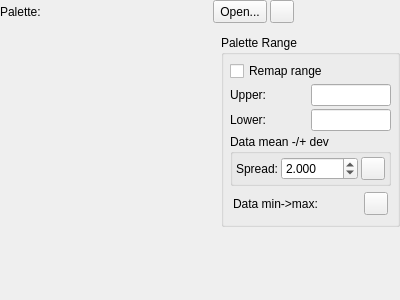
<?xml version="1.0" encoding="UTF-8"?>
<ui version="4.0">
 <class>RemappedColourPaletteWidget</class>
 <widget class="QWidget" name="RemappedColourPaletteWidget">
  <property name="geometry">
   <rect>
    <x>0</x>
    <y>0</y>
    <width>400</width>
    <height>300</height>
   </rect>
  </property>
  <property name="windowTitle">
   <string>Form</string>
  </property>
  <layout class="QVBoxLayout" name="verticalLayout">
   <property name="spacing">
    <number>0</number>
   </property>
   <property name="margin">
    <number>0</number>
   </property>
   <item>
    <widget class="QWidget" name="palette_widget" native="true">
     <property name="sizePolicy">
      <sizepolicy hsizetype="Expanding" vsizetype="Preferred">
       <horstretch>0</horstretch>
       <verstretch>0</verstretch>
      </sizepolicy>
     </property>
     <layout class="QHBoxLayout" name="horizontalLayout_28">
      <property name="spacing">
       <number>3</number>
      </property>
      <property name="leftMargin">
       <number>0</number>
      </property>
      <property name="topMargin">
       <number>0</number>
      </property>
      <property name="rightMargin">
       <number>0</number>
      </property>
      <property name="bottomMargin">
       <number>6</number>
      </property>
      <item>
       <widget class="QLabel" name="palette_label">
        <property name="text">
         <string>Palette:</string>
        </property>
       </widget>
      </item>
      <item>
       <widget class="QWidget" name="palette_name_placeholder_widget" native="true"/>
      </item>
      <item>
       <widget class="QToolButton" name="select_palette_filename_button">
        <property name="sizePolicy">
         <sizepolicy hsizetype="Fixed" vsizetype="Preferred">
          <horstretch>0</horstretch>
          <verstretch>0</verstretch>
         </sizepolicy>
        </property>
        <property name="toolTip">
         <string>Choose CPT File</string>
        </property>
        <property name="text">
         <string>Open...</string>
        </property>
       </widget>
      </item>
      <item>
       <widget class="QToolButton" name="use_default_palette_button">
        <property name="sizePolicy">
         <sizepolicy hsizetype="Fixed" vsizetype="Preferred">
          <horstretch>0</horstretch>
          <verstretch>0</verstretch>
         </sizepolicy>
        </property>
        <property name="toolTip">
         <string>Use Default Palette</string>
        </property>
        <property name="text">
         <string/>
        </property>
        <property name="icon">
         <iconset resource="../qt-resources/qt_widgets.qrc">
          <normaloff>:/tango_undo_16.png</normaloff>:/tango_undo_16.png</iconset>
        </property>
       </widget>
      </item>
      <item>
       <widget class="QWidget" name="extra_placeholder_widget" native="true"/>
      </item>
     </layout>
    </widget>
   </item>
   <item>
    <widget class="QWidget" name="choose_builtin_palette_placeholder_widget" native="true"/>
   </item>
   <item>
    <layout class="QHBoxLayout" name="horizontalLayout">
     <property name="spacing">
      <number>3</number>
     </property>
     <property name="topMargin">
      <number>6</number>
     </property>
     <item>
      <widget class="QWidget" name="colour_scale_placeholder_widget" native="true">
       <property name="sizePolicy">
        <sizepolicy hsizetype="Expanding" vsizetype="Expanding">
         <horstretch>0</horstretch>
         <verstretch>0</verstretch>
        </sizepolicy>
       </property>
      </widget>
     </item>
     <item>
      <layout class="QVBoxLayout" name="verticalLayout_2">
       <property name="spacing">
        <number>3</number>
       </property>
       <item>
        <widget class="QGroupBox" name="range_mapping_group_box">
         <property name="title">
          <string>Palette Range</string>
         </property>
         <layout class="QVBoxLayout" name="verticalLayout_17">
          <property name="spacing">
           <number>3</number>
          </property>
          <property name="margin">
           <number>6</number>
          </property>
          <item>
           <widget class="QCheckBox" name="range_check_box">
            <property name="text">
             <string>Remap range</string>
            </property>
           </widget>
          </item>
          <item>
           <widget class="QWidget" name="range_widget" native="true">
            <layout class="QVBoxLayout" name="verticalLayout_6">
             <property name="spacing">
              <number>3</number>
             </property>
             <property name="margin">
              <number>0</number>
             </property>
             <item>
              <widget class="QWidget" name="max_widget" native="true">
               <layout class="QHBoxLayout" name="scalar_range_max_layout_2">
                <property name="spacing">
                 <number>3</number>
                </property>
                <property name="margin">
                 <number>0</number>
                </property>
                <item>
                 <widget class="QLabel" name="max_label">
                  <property name="text">
                   <string>Upper:</string>
                  </property>
                 </widget>
                </item>
                <item>
                 <widget class="QLineEdit" name="max_line_edit">
                  <property name="sizePolicy">
                   <sizepolicy hsizetype="Fixed" vsizetype="Fixed">
                    <horstretch>0</horstretch>
                    <verstretch>0</verstretch>
                   </sizepolicy>
                  </property>
                  <property name="maximumSize">
                   <size>
                    <width>80</width>
                    <height>16777215</height>
                   </size>
                  </property>
                 </widget>
                </item>
               </layout>
              </widget>
             </item>
             <item>
              <widget class="QWidget" name="min_widget" native="true">
               <layout class="QHBoxLayout" name="scalar_range_min_layout_2">
                <property name="spacing">
                 <number>3</number>
                </property>
                <property name="margin">
                 <number>0</number>
                </property>
                <item>
                 <widget class="QLabel" name="min_label">
                  <property name="text">
                   <string>Lower:</string>
                  </property>
                 </widget>
                </item>
                <item>
                 <widget class="QLineEdit" name="min_line_edit">
                  <property name="sizePolicy">
                   <sizepolicy hsizetype="Fixed" vsizetype="Fixed">
                    <horstretch>0</horstretch>
                    <verstretch>0</verstretch>
                   </sizepolicy>
                  </property>
                  <property name="maximumSize">
                   <size>
                    <width>80</width>
                    <height>16777215</height>
                   </size>
                  </property>
                 </widget>
                </item>
               </layout>
              </widget>
             </item>
             <item>
              <widget class="QGroupBox" name="range_restore_mean_deviation_group_box">
               <property name="title">
                <string>Data mean -/+ dev</string>
               </property>
               <layout class="QVBoxLayout" name="verticalLayout_18">
                <property name="spacing">
                 <number>3</number>
                </property>
                <property name="margin">
                 <number>3</number>
                </property>
                <item>
                 <layout class="QHBoxLayout" name="horizontalLayout2">
                  <property name="spacing">
                   <number>3</number>
                  </property>
                  <item>
                   <widget class="QLabel" name="range_restore_mean_deviation_label">
                    <property name="text">
                     <string>Spread:</string>
                    </property>
                   </widget>
                  </item>
                  <item>
                   <widget class="QDoubleSpinBox" name="range_restore_mean_deviation_spin_box">
                    <property name="keyboardTracking">
                     <bool>false</bool>
                    </property>
                    <property name="decimals">
                     <number>3</number>
                    </property>
                    <property name="minimum">
                     <double>0.010000000000000</double>
                    </property>
                    <property name="maximum">
                     <double>1000.000000000000000</double>
                    </property>
                    <property name="singleStep">
                     <double>0.200000000000000</double>
                    </property>
                    <property name="value">
                     <double>2.000000000000000</double>
                    </property>
                   </widget>
                  </item>
                  <item>
                   <widget class="QToolButton" name="range_restore_mean_deviation_button">
                    <property name="sizePolicy">
                     <sizepolicy hsizetype="Fixed" vsizetype="Preferred">
                      <horstretch>0</horstretch>
                      <verstretch>0</verstretch>
                     </sizepolicy>
                    </property>
                    <property name="toolTip">
                     <string>Use data mean +/- (spread * standard_deviation)</string>
                    </property>
                    <property name="text">
                     <string/>
                    </property>
                    <property name="icon">
                     <iconset resource="../qt-resources/qt_widgets.qrc">
                      <normaloff>:/tango_undo_16.png</normaloff>:/tango_undo_16.png</iconset>
                    </property>
                   </widget>
                  </item>
                 </layout>
                </item>
               </layout>
              </widget>
             </item>
             <item>
              <widget class="QWidget" name="range_restore_min_max_widget" native="true">
               <layout class="QHBoxLayout" name="horizontalLayout_29">
                <property name="spacing">
                 <number>3</number>
                </property>
                <property name="margin">
                 <number>3</number>
                </property>
                <item>
                 <widget class="QLabel" name="range_restore_min_max_label">
                  <property name="text">
                   <string>Data min-&gt;max:</string>
                  </property>
                 </widget>
                </item>
                <item>
                 <widget class="QToolButton" name="range_restore_min_max_button">
                  <property name="sizePolicy">
                   <sizepolicy hsizetype="Fixed" vsizetype="Preferred">
                    <horstretch>0</horstretch>
                    <verstretch>0</verstretch>
                   </sizepolicy>
                  </property>
                  <property name="toolTip">
                   <string>Use data min/max</string>
                  </property>
                  <property name="text">
                   <string/>
                  </property>
                  <property name="icon">
                   <iconset resource="../qt-resources/qt_widgets.qrc">
                    <normaloff>:/tango_undo_16.png</normaloff>:/tango_undo_16.png</iconset>
                  </property>
                 </widget>
                </item>
               </layout>
              </widget>
             </item>
            </layout>
           </widget>
          </item>
         </layout>
        </widget>
       </item>
       <item>
        <spacer name="verticalSpacer_2">
         <property name="orientation">
          <enum>Qt::Vertical</enum>
         </property>
         <property name="sizeHint" stdset="0">
          <size>
           <width>20</width>
           <height>40</height>
          </size>
         </property>
        </spacer>
       </item>
      </layout>
     </item>
    </layout>
   </item>
  </layout>
 </widget>
 <resources>
  <include location="../qt-resources/qt_widgets.qrc"/>
 </resources>
 <connections/>
</ui>
